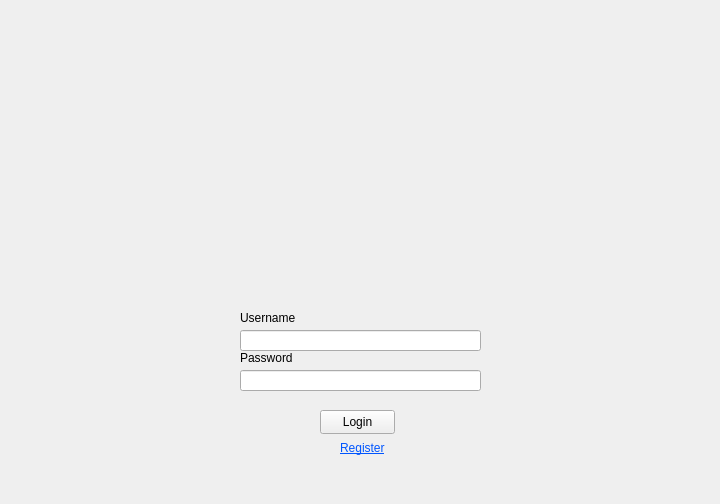
<?xml version="1.0" encoding="UTF-8"?>
<ui version="4.0">
 <class>MainWindow</class>
 <widget class="QMainWindow" name="MainWindow">
  <property name="enabled">
   <bool>true</bool>
  </property>
  <property name="geometry">
   <rect>
    <x>0</x>
    <y>0</y>
    <width>720</width>
    <height>504</height>
   </rect>
  </property>
  <property name="sizePolicy">
   <sizepolicy hsizetype="Fixed" vsizetype="Fixed">
    <horstretch>0</horstretch>
    <verstretch>0</verstretch>
   </sizepolicy>
  </property>
  <property name="minimumSize">
   <size>
    <width>720</width>
    <height>504</height>
   </size>
  </property>
  <property name="maximumSize">
   <size>
    <width>720</width>
    <height>504</height>
   </size>
  </property>
  <property name="windowTitle">
   <string>MainWindow</string>
  </property>
  <property name="styleSheet">
   <string notr="true"/>
  </property>
  <widget class="QWidget" name="centralwidget">
   <widget class="QLabel" name="logo">
    <property name="geometry">
     <rect>
      <x>230</x>
      <y>40</y>
      <width>231</width>
      <height>251</height>
     </rect>
    </property>
    <property name="text">
     <string/>
    </property>
    <property name="pixmap">
     <pixmap>../../img/naga.png</pixmap>
    </property>
    <property name="scaledContents">
     <bool>true</bool>
    </property>
   </widget>
   <widget class="QLineEdit" name="lineEdit">
    <property name="geometry">
     <rect>
      <x>240</x>
      <y>330</y>
      <width>241</width>
      <height>21</height>
     </rect>
    </property>
    <property name="text">
     <string/>
    </property>
   </widget>
   <widget class="QLineEdit" name="lineEdit_2">
    <property name="geometry">
     <rect>
      <x>240</x>
      <y>370</y>
      <width>241</width>
      <height>21</height>
     </rect>
    </property>
    <property name="text">
     <string/>
    </property>
   </widget>
   <widget class="QPushButton" name="pushButton">
    <property name="geometry">
     <rect>
      <x>320</x>
      <y>410</y>
      <width>75</width>
      <height>24</height>
     </rect>
    </property>
    <property name="text">
     <string>Login</string>
    </property>
   </widget>
   <widget class="QLabel" name="label">
    <property name="geometry">
     <rect>
      <x>340</x>
      <y>440</y>
      <width>49</width>
      <height>16</height>
     </rect>
    </property>
    <property name="mouseTracking">
     <bool>false</bool>
    </property>
    <property name="focusPolicy">
     <enum>Qt::ClickFocus</enum>
    </property>
    <property name="autoFillBackground">
     <bool>false</bool>
    </property>
    <property name="styleSheet">
     <string notr="true">font: 9pt &quot;Segoe UI&quot;;
color: rgb(0, 85, 255);
text-decoration: underline;</string>
    </property>
    <property name="text">
     <string>Register</string>
    </property>
   </widget>
   <widget class="QLabel" name="label_2">
    <property name="geometry">
     <rect>
      <x>240</x>
      <y>310</y>
      <width>61</width>
      <height>16</height>
     </rect>
    </property>
    <property name="text">
     <string>Username</string>
    </property>
   </widget>
   <widget class="QLabel" name="label_3">
    <property name="geometry">
     <rect>
      <x>240</x>
      <y>350</y>
      <width>61</width>
      <height>16</height>
     </rect>
    </property>
    <property name="text">
     <string>Password</string>
    </property>
   </widget>
  </widget>
 </widget>
 <resources/>
 <connections/>
</ui>
